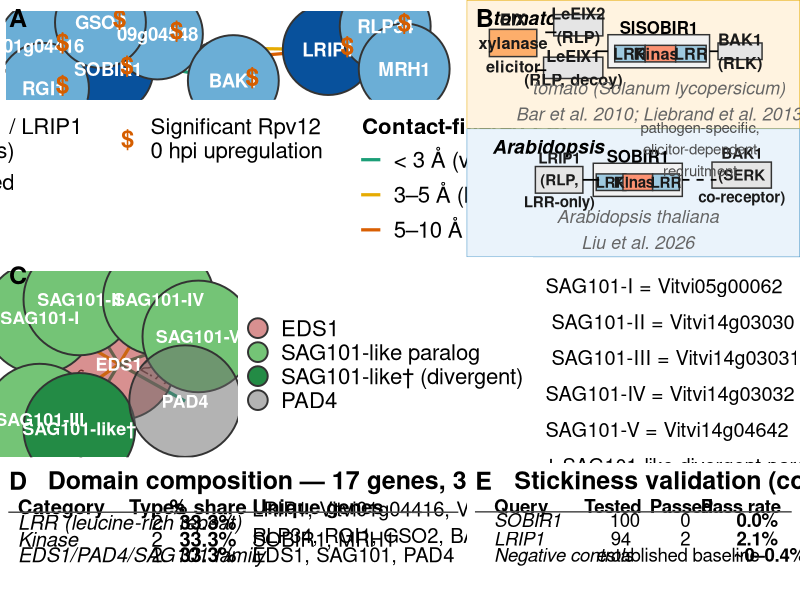
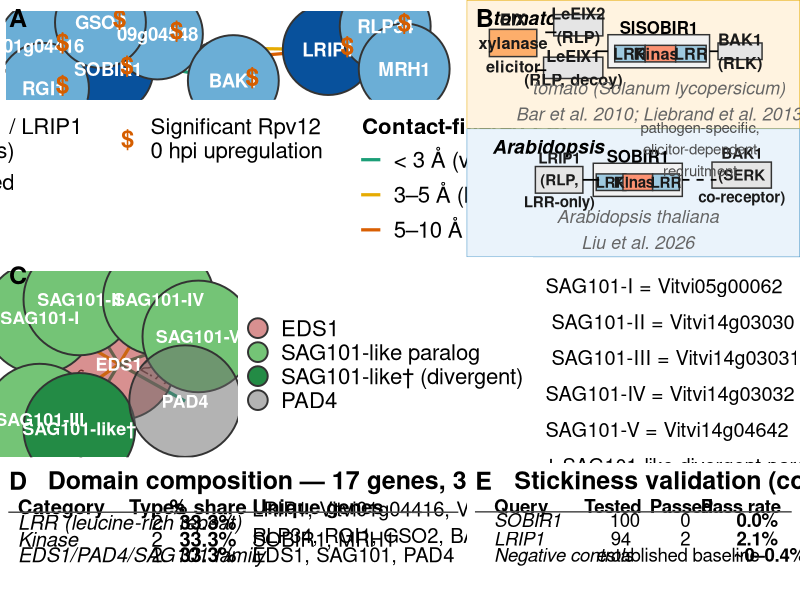
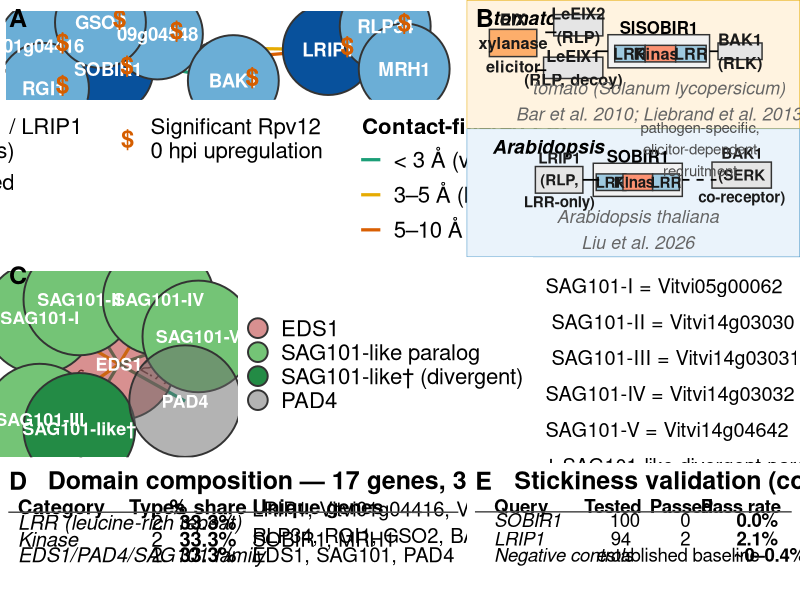

Write the R code that produced these figures, in order.
# Figure 5 rebuild — SOBIR1/LRIP1-centered structural complex + EDS1-SAG101-PAD4
# + domain composition + stickiness validation.
#
# The previous Figure_5.png (draft/Sections_by_VK/MPMI/Figures_main/) is a
# hand-built schematic with no editable source (no pptx/ai found) — this
# script recreates it from scratch with current values, verified 2026-08-28.
#
# Panel decisions:
#  - Panel A: rebuilt as the 9-gene/10-edge NOVEL_PREDICTIONS network from
#    Supplementary_Table_9.xlsx (all_positive_hits), replacing the old
#    7-partner SOBIR1-only radial diagram.
#  - Panel B: BOTH the tomato LeEIX-SOBIR1 schematic AND a new Arabidopsis
#    LRIP1-SOBIR1-BAK1 schematic (Liu et al., 2026).
#  - Panel C: EDS1 + 7 confirmed partners (5 SAG101-like paralogs + 1
#    divergent Lipase_3-only paralog + PAD4). SARD4 dropped (only 1/5
#    models pass in ST9, not a strict pass).
#  - Panel D: domain composition recomputed for ONLY the 17 genes actually
#    shown in panels A+C (not the full 43-gene structural set) — 3
#    categories present (LRR, Kinase, EDS1/PAD4/SAG101 family), each 2 of
#    6 domain types (33.3%), verified directly from ST9's Domain_architecture
#    sheet (not from the pre-aggregated 43-gene domain_summary).
#  - Panel E: stickiness validation, final controlled 100-protein-panel
#    numbers, shown as a table (a bar chart made the tiny 0.0%/2.1%/~0.2%
#    differences visually misleading).
#
# NOTE on panel A layout: VK flagged "2 edges between SOBIR1 and LRIP1" —
# checked the underlying data (ST9 NOVEL_PREDICTIONS) and there is only ONE
# true SOBIR1-LRIP1 edge (PAE 7.80); the other line she's seeing is the
# separate 09g04548-SOBIR1 edge (PAE 9.91), which the Results text
# explicitly describes as one of SOBIR1's three real confirmed partners
# ("two independent routes" between the two hubs). Deleting it would
# misrepresent a real, textually-cited finding, so instead the layout below
# spreads the two hubs further apart to make the two distinct edges visually
# unambiguous. Flag if this isn't what was meant.

library(ggplot2)
library(ggtext)
library(ggraph)
library(igraph)
library(cowplot)
library(scales)
library(grid)

outdir <- "06_PCNWA/combat_protected/figures"

anchor_col  <- "#08519c"
partner_col <- "#6baed6"
de_true_col <- "#D55E00"

mm_pt <- 25.4 / 72.27          # mm per pt, for bumping mm-based text "size" aesthetics
bump  <- function(mm, pt) mm + pt * mm_pt

# ── Panel A: SOBIR1/LRIP1 9-gene / 10-edge network ───────────────────────────

nodesA <- data.frame(
  id    = c("SOBIR1","LRIP1","01g04416","09g04548","RLP34","RGI1","GSO2","BAK1","MRH1"),
  role  = c("anchor","anchor", rep("partner",7)),
  de0h  = c(TRUE, TRUE, TRUE, TRUE, TRUE, TRUE, TRUE, TRUE, FALSE),
  x = c(0.22, 0.80,  0.05, 0.35,  0.95, 0.05,  0.20, 0.55, 1.00),
  y = c(0.30, 0.55,  0.60, 0.75,  0.85, 0.05,  0.90, 0.15, 0.30)
)

edgesA <- data.frame(
  from = c("01g04416","09g04548","RLP34","RGI1","01g04416","01g04416","09g04548","01g04416","LRIP1","LRIP1"),
  to   = c("09g04548","SOBIR1","LRIP1","SOBIR1","GSO2","BAK1","BAK1","LRIP1","MRH1","SOBIR1"),
  ipTM = c(0.82,0.82,0.82,0.80,0.80,0.79,0.79,0.77,0.83,0.79),
  PAE  = c(2.83,9.91,2.33,8.35,3.53,1.85,1.68,3.95,8.92,7.80)
)
edgesA$tier <- cut(edgesA$PAE, breaks = c(-Inf,3,5,10), labels = c("< 3 Å (very high)","3–5 Å (high)","5–10 Å (moderate)"))

gA <- graph_from_data_frame(edgesA, directed = FALSE, vertices = nodesA$id)
V(gA)$role <- setNames(nodesA$role, nodesA$id)[V(gA)$name]
V(gA)$de0h <- setNames(nodesA$de0h, nodesA$id)[V(gA)$name]
layoutA <- create_layout(gA, layout = "manual", x = nodesA$x, y = nodesA$y)

Pa <- ggraph(layoutA) +
  geom_edge_link(aes(color = tier, label = PAE), width = 1.1,
                  angle_calc = "along", label_dodge = unit(3, "mm"),
                  label_size = bump(3.7, 2.75), label_colour = "grey20") +
  geom_node_point(aes(fill = role), shape = 21, size = 30, color = "grey20", stroke = 1) +
  geom_node_text(aes(label = name), size = bump(3.75, 2.75), fontface = "bold", color = "white",
                 nudge_y = 0, lineheight = 0.8) +
  geom_node_text(aes(label = ifelse(de0h, "$", "")), size = 6, fontface = "bold",
                 color = de_true_col, nudge_x = 0.05, nudge_y = 0.055) +
  geom_node_text(
    aes(
      label = ifelse(de0h, "$", ""),
      color = "upregulated"
    ),
    size = 6,
    fontface = "bold",
    nudge_x = 0.05,
    nudge_y = 0.055
  ) +
  
  scale_color_manual(
    values = c(upregulated = de_true_col),
    labels = c(upregulated = "Significant Rpv12\n0 hpi upregulation"),
    name = NULL,
    guide = guide_legend(
      order = 1,
      override.aes = list(
        label = "$",
        size = 6,
        fontface = "bold"
      )
    )
  ) +
  scale_edge_color_manual(values = c("< 3 Å (very high)" = "#1b9e77", "3–5 Å (high)" = "#e6ab02", "5–10 Å (moderate)" = "#d95f02"),
                           name = "Contact-filtered PAE", guide = guide_legend(order = 2, nrow = 3, byrow = TRUE,
                                                                               title.position = "top",
                                                                               title.hjust = 0.5)) +
  scale_fill_manual(values = c(anchor = anchor_col, partner = partner_col),
                     labels = c(anchor = "SOBIR1 / LRIP1\n(anchors)", partner = "Predicted\npartner"),
                     name = NULL, guide = guide_legend(order = 1, override.aes = list(size = 6), nrow = 3)) +
  scale_x_continuous(expand = expansion(mult = 0.10)) +
  scale_y_continuous(expand = expansion(mult = c(0.16, 0.10))) +
  theme_void(base_size = 16) +
  theme(
    plot.background  = element_rect(fill = "white", color = NA),
    panel.background = element_rect(fill = "white", color = NA),
    legend.position  = "bottom",
    legend.box       = "horizontal",
    legend.box.just  = "top",
    legend.box.margin = margin(t = 6),
    legend.spacing.x = unit(8, "mm"),
    legend.text      = element_text(size = 16),
    legend.title     = element_text(size = 16, face = "bold"),
    plot.margin      = margin(8, 4, 4, 4),
    plot.caption     = ggtext::element_markdown(size = 16, color = "grey30", hjust = 0.5)
  )

# ── Panel B: two architecture schematics (tomato + Arabidopsis) ─────────────

domain_box <- function(x0, x1, y, h, fill, label, txt_col = "grey10", txt_size = 2.8) {
  list(
    geom_rect(aes(xmin = x0, xmax = x1, ymin = y - h/2, ymax = y + h/2), fill = fill, color = "grey20"),
    annotate("text", x = (x0+x1)/2, y = y, label = label, size = txt_size, fontface = "bold", color = txt_col)
  )
}

Pb1 <- ggplot() +
  annotate("text", x = 0.6, y = 4.4, label = "tomato", fontface = "bold.italic", size = bump(3.75, 3.2), hjust = 0) +
  # EIX/LeEIX2/LeEIX1/BAK1 boxes all 1.3x wider (width only, same center/height)
  domain_box(0.5, 1.9, 3.35, 1.15, "#fdae6b", "EIX\nxylanase\nelicitor", txt_size = bump(3, 3.2)) +
  domain_box(2.4, 3.85, 4.1, 0.9, "grey90", "LeEIX2\n(RLP)", txt_size = bump(3, 3.2)) +
  domain_box(2.1, 3.85, 2.3, 0.9, "grey90", "LeEIX1\n(RLP, decoy)", txt_size = bump(3, 3.2)) +
  domain_box(4.0, 7.0, 3, 1.4, "grey95", "") +
  annotate("text", x = 5.5, y = 4.0, label = "SlSOBIR1", fontface = "bold", size = bump(3.2, 3)) +
  domain_box(4.2, 5.1, 2.9, 0.7, "#9ecae1", "LRR", txt_size = bump(3, 3.2)) +
  domain_box(5.1, 6.0, 2.9, 0.7, "#fc9272", "Kinase", txt_size = bump(3, 3.2)) +
  domain_box(6.0, 6.9, 2.9, 0.7, "#9ecae1", "LRR", txt_size = bump(3, 3.2)) +
  domain_box(7.25, 8.55, 3, 0.7, "grey90", "BAK1\n(RLK)", txt_size = bump(3, 3.2)) +
  annotate("segment", x = 2.15, xend = 2.48, y = 3.8, yend = 3.8, linewidth = 0.6) +
  annotate("segment", x = 1.85, xend = 2.18, y = 2.2, yend = 2.2, linewidth = 0.6) +
  annotate("segment", x = 3.65, xend = 4.0, y = 3, yend = 3, linewidth = 0.6) +
  annotate("segment", x = 7.0, xend = 7.25, y = 3, yend = 3, linewidth = 0.6) +
  annotate("text", x = 5.5, y = 0.9, label = "tomato (Solanum lycopersicum)\nBar et al. 2010; Liebrand et al. 2013",
           size = bump(3.5, 3), fontface = "italic", color = "grey40") +
  coord_cartesian(xlim = c(0.5, 9), ylim = c(0.3, 4.6), clip = "off") +
  theme_void(base_size = 16) +
  theme(plot.background = element_rect(fill = "#fff3e0", color = "#e6ab02"),
        panel.background = element_rect(fill = "#fff3e0", color = NA),
        plot.margin = margin(6, 6, 6, 6))

Pb2 <- ggplot() +
  annotate("text", x = 0.6, y = 4.4, label = "Arabidopsis", fontface = "bold.italic", size = bump(3.75, 3.2), hjust = 0) +
  # LRIP1 box 1.3x wider
  domain_box(2.05, 3.65, 3, 1.125, "grey90", "LRIP1\n(RLP,\nLRR-only)", txt_size = bump(2.8, 3)) +
  domain_box(4.0, 7.0, 3, 1.4, "grey95", "") +
  annotate("text", x = 5.5, y = 4.0, label = "SOBIR1", fontface = "bold", size = bump(3.2, 3)) +
  domain_box(4.1, 5.1, 2.9, 0.7, "#9ecae1", "LRR", txt_size = bump(2.8, 3)) +
  domain_box(5.0, 6.0, 2.9, 0.7, "#fc9272", "Kinase", txt_size = bump(2.8, 3)) +
  domain_box(6.0, 6.9, 2.9, 0.7, "#9ecae1", "LRR", txt_size = bump(2.8, 3)) +
  # BAK1 box: connecting line to SOBIR1 made 1.5x longer (0.5 -> 0.75, box left edge 7.5 -> 7.75),
  # then box itself widened 1.3x (width 1.4 -> 1.82)
  domain_box(8, 10, 3.2, 1.1, "grey90", "BAK1\n(SERK\nco-receptor)", txt_size = bump(2.8, 3)) +
  annotate("segment", x = 3.65, xend = 4.2, y = 3, yend = 3, linewidth = 0.6) +
  annotate("segment", x = 7.0, xend = 8.15, y = 3, yend = 3, linewidth = 0.6, linetype = "dashed") +
  annotate("text", x = 7.6, y = 4.3, label = "pathogen-specific,\nelicitor-dependent\nrecruitment", size = bump(2.75, 3), color = "grey30") +
  annotate("text", x = 5.5, y = 0.9, label = "Arabidopsis thaliana\nLiu et al. 2026",
           size = bump(3.5, 3), fontface = "italic", color = "grey40") +
  coord_cartesian(xlim = c(0.5, 10.2), ylim = c(0.3, 4.6), clip = "off") +
  theme_void(base_size = 16) +
  theme(plot.background = element_rect(fill = "#eaf3fb", color = "#4292c6"),
        panel.background = element_rect(fill = "#eaf3fb", color = NA),
        plot.margin = margin(6, 6, 6, 6))

Pb <- plot_grid(Pb1, Pb2, nrow = 2)

# ── Panel C: EDS1 hub + 7 confirmed partners ────────────────────────────────
# Edge lengths shortened to 75% of the original hub-to-partner distance.

nodesC_orig <- data.frame(
  id   = c("EDS1","SAG101-I","SAG101-II","SAG101-III","SAG101-IV","SAG101-V","SAG101-like†","PAD4"),
  role = c("anchor", rep("partner",5), "partner_dagger", "partner_pad4"),
  x = c(0.5, 0.20, 0.35, 0.20, 0.65, 0.80, 0.35, 0.75),
  y = c(0.5, 0.75, 0.85, 0.20, 0.85, 0.65, 0.15, 0.30)
)
hub <- c(0.5, 0.5)
nodesC <- nodesC_orig
nodesC$x <- hub[1] + 1.15 * (nodesC_orig$x - hub[1])
nodesC$y <- hub[2] + 1.15 * (nodesC_orig$y - hub[2])

# SAG101-I..V = Vitvi05g00062, Vitvi14g03030, Vitvi14g03031, Vitvi14g03032, Vitvi14g04642 (in that order)
edgesC <- data.frame(
  from = rep("EDS1", 7),
  to   = c("SAG101-I","SAG101-II","SAG101-III","SAG101-IV","SAG101-V","SAG101-like†","PAD4"),
  ipTM = c(0.87, 0.88, 0.77, 0.87, 0.86, 0.84, 0.88),
  PAE  = c(3.09, 2.84, 4.76, 3.21, 2.12, 2.70, 2.77)
)
edgesC$tier <- cut(edgesC$PAE, breaks = c(-Inf,3,5,10), labels = c("< 3 Å (very high)","3–5 Å (high)","5–10 Å (moderate)"))

gC <- graph_from_data_frame(edgesC, directed = FALSE, vertices = nodesC$id)
V(gC)$role <- setNames(nodesC$role, nodesC$id)[V(gC)$name]
layoutC <- create_layout(gC, layout = "manual", x = nodesC$x, y = nodesC$y)

Pc_net <- ggraph(layoutC) +
  geom_edge_link(aes(color = tier, label = PAE), width = 1.1,
                 angle_calc = "along", label_dodge = unit(3, "mm"),
                 label_size = bump(3.7, 2.75), label_colour = "grey20") +
  geom_node_point(aes(fill = role), shape = 21, size =  37, color = "grey20", stroke = 1) +
  geom_node_text(aes(label = name), size = bump(3.6, 2.7), fontface = "bold", color = "white", lineheight = 0.8) +
  scale_edge_color_manual(values = c("< 3 Å (very high)" = "#1b9e77","3–5 Å (high)" = "#e6ab02","5–10 Å (moderate)" = "#d95f02"), guide = "none") +
  scale_fill_manual(values = c(anchor = alpha("firebrick", 0.5), partner = "#74c476",
                                partner_dagger = "#238b45", partner_pad4 = alpha("dimgray", 0.5)),
                     labels = c(anchor = "EDS1", partner = "SAG101-like paralog",
                                partner_dagger = "SAG101-like† (divergent)", partner_pad4 = "PAD4"),
                     name = NULL) +
  scale_x_continuous(expand = expansion(mult = 0.25)) +
  scale_y_continuous(expand = expansion(mult = 0.22)) +
  guides(fill = guide_legend(override.aes = list(size = 6))) +
  theme_void(base_size = 16) +
  theme(
    plot.background  = element_rect(fill = "white", color = NA),
    panel.background = element_rect(fill = "white", color = NA),
    legend.position  = "right",
    legend.text      = element_text(size = 16),
    legend.title     = element_text(size = 16, face = "bold"),
    plot.margin      = margin(10, 4, 4, 0)
  )

Pc_text <- ggplot() +
  annotate("text", x = 0, y = 3, hjust = 0, vjust = 1, lineheight = 1.5, size = bump(4, 3),
           label = paste0(
             "SAG101-I = Vitvi05g00062\n SAG101-II = Vitvi14g03030\n SAG101-III = Vitvi14g03031\n",
             "SAG101-IV = Vitvi14g03032\nSAG101-V = Vitvi14g04642\n",
             "† SAG101-like divergent paralog:\n retains the Lipase_3 domain only\n lacks EDS1_EP")) +
  coord_cartesian(xlim = c(0, 1), ylim = c(0, 3.2), clip = "off") +
  theme_void()

Pc <- plot_grid(Pc_net, Pc_text, ncol = 2, rel_widths = c(1, 0.5))

# ── Panel D: domain composition — genes shown in panels A + C only (17 genes) ──
# Recomputed directly from ST9's Domain_architecture sheet (not the 43-gene
# domain_summary), restricted to the 9 panel-A + 8 panel-C gene IDs. All 3
# categories present tie at exactly 33.3% (2 of 6 domain types each), so a
# bar chart carries no information — shown as a table instead, listing
# unique common gene names (the 6 SAG101-family paralogs collapse to one
# "SAG101" entry, since they share the same common name).

domD <- data.frame(
  category = c("LRR (leucine-rich repeat)","Kinase","EDS1/PAD4/SAG101 family"),
  pct      = c("33.3%","33.3%","33.3%"),
  types    = c("2","2","2"),
  genes    = c("LRIP1, Vitvi01g04416, Vitvi09g04548,\nRLP34, RGI1, GSO2, BAK1",
               "SOBIR1, MRH1", "EDS1, SAG101, PAD4")
)

col_xD <- c(0, 6.3, 8.6, 10.6)
nD <- nrow(domD)
row_yD <- c(4.4, 3.3, 2.3)   # uneven spacing: extra room under the 7-gene LRR row

Pd <- ggplot(domD) +
  annotate("text", x = col_xD[1], y = row_yD, label = domD$category, hjust = 0, size = bump(3, 6), fontface = "italic") +
  annotate("text", x = col_xD[2], y = row_yD, label = domD$types, hjust = 0.5, size = bump(3, 6)) +
  annotate("text", x = col_xD[3], y = row_yD, label = domD$pct, hjust = 0.5, size = bump(3, 6), fontface = "bold") +
  annotate("text", x = col_xD[4], y = row_yD, label = domD$genes, hjust = 0, vjust = 0.5, lineheight = 1.1, size = bump(3, 6)) +
  annotate("text", x = col_xD, y = 5.4, label = c("Category","Types","% share","Unique genes"),
           hjust = c(0,0.5,0.5,0), size = bump(3, 6), fontface = "bold") +
  geom_hline(yintercept = 5.05, linewidth = 0.5, color = "grey30") +
  labs(title = "Domain composition — 17 genes, 3 categories (Panels A + C genes only)") +
  coord_cartesian(xlim = c(0.5, 19), ylim = c(0.2, 5.9), clip = "off") +
  theme_void(base_size = 18) +
  theme(
    plot.background  = element_rect(fill = "white", color = NA),
    plot.title.position = "plot",
    plot.title = element_text(
      size = 18,
      face = "bold",
      margin = margin(l = 1, unit = "cm")
    ),
    plot.margin      = margin(6, 6, 6, 6)
  )

# ── Panel E: stickiness validation — table, not a bar chart ─────────────────
# A bar chart made the tiny 0.0%/2.1%/~0.2% differences look dramatic and
# misleading; shown as a plain table instead.

domE <- data.frame(
  query   = c("SOBIR1","LRIP1","Negative controls"),
  tested  = c("100","94","established baseline"),
  passed  = c("0","2",""),
  pct     = c("0.0%","2.1%","~0–0.4%")
)

# c(4.4, 3.3, 2.3)
col_x <- c(0, 2.6, 4.1, 5.4)
n <- nrow(domE)
Pe <- ggplot(domE) +
  annotate("text", x = col_x[1], y = c(3.3,2.5,1.8), label = domE$query, hjust = 0, size = bump(3.75, 2.75), fontface = "italic") +
  annotate("text", x = col_x[2], y = c(3.3,2.5,1.8), label = domE$tested, hjust = 0.1, size = bump(3.75, 2.75)) +
  annotate("text", x = col_x[3], y = c(3.3,2.5,1.8), label = domE$passed, hjust = 0.1, size = bump(3.75, 2.75)) +
  annotate("text", x = col_x[4], y = c(3.3,2.5,1.8), label = domE$pct, hjust = 0.1, size = bump(3.75, 2.75), fontface = "bold") +
  annotate("text", x = col_x, y = n + 0.9, label = c("Query","Tested","Passed","Pass rate"),
           hjust = c(0,0.5,0.5,0.5), size = bump(3.75, 2.75), fontface = "bold") +
  geom_hline(yintercept = n + 0.65, linewidth = 0.5, color = "grey30") +
  labs(title = "Stickiness validation (controlled 100-protein panel)") +
  coord_cartesian(xlim = c(-0.1, 6.2), ylim = c(0.4, n + 1.2), clip = "off") +
  theme_void(base_size = 18) +
  theme(
    plot.background  = element_rect(fill = "white", color = NA),
    plot.title.position = "plot",
    plot.title = element_text(
      size = 18,
      face = "bold",
      margin = margin(l = 1, unit = "cm")),
    plot.margin      = margin(6, 6, 6, 6)
  )

# ── Combine and save ─────────────────────────────────────────────────────────

row1 <- plot_grid(Pa, Pb, ncol = 2, rel_widths = c(1.4, 1), labels = c("A","B"), label_size = 18)
row3 <- plot_grid(Pd, Pe, ncol = 2, rel_widths = c(1.4,1), labels = c("D","E"), label_size = 18)

combined <- plot_grid(
  row1, Pc, row3,
  nrow = 3, rel_heights = c(1.5, 1.2, 0.8),
  labels = c("", "C", ""), label_size = 18
) + theme(plot.background = element_rect(fill = "white", color = NA))

ggsave(file.path(outdir, "Figure_5_rebuild.png"), combined, width = 42, height = 36, units = "cm", dpi = 300)
ggsave(file.path(outdir, "Figure_5_rebuild.tiff"), combined, width = 42, height = 36, units = "cm", dpi = 600, compression = "lzw")
cairo_pdf(file.path(outdir, "Figure_5_rebuild.pdf"), width = 42/2.54, height = 36/2.54)
print(combined)
dev.off()

message("Done. Files saved to: ", outdir)
